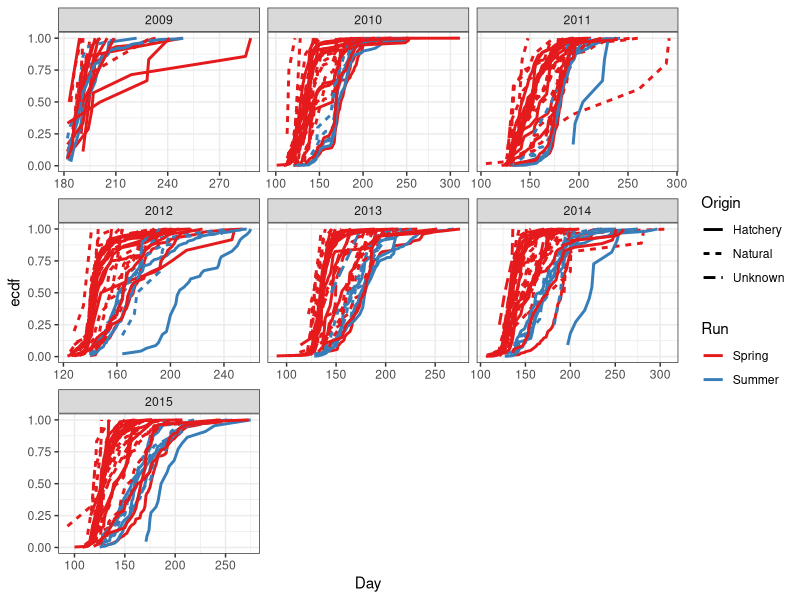
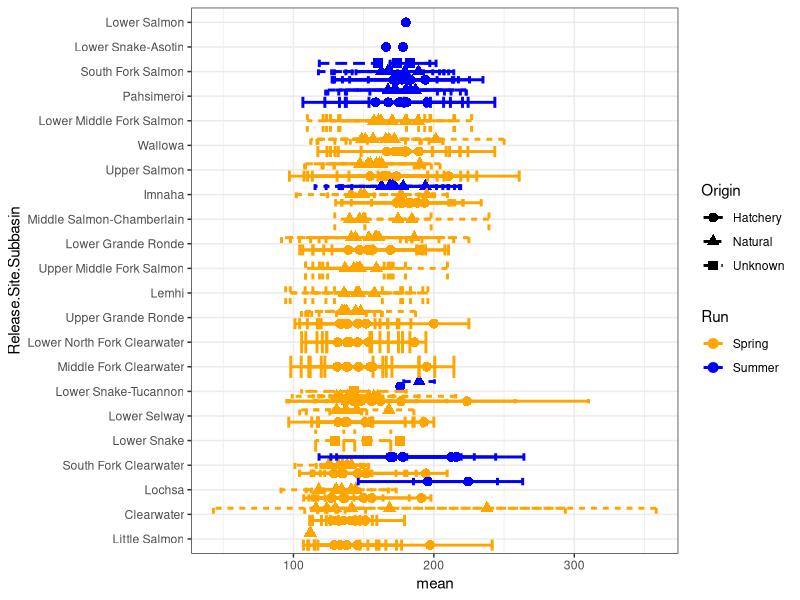
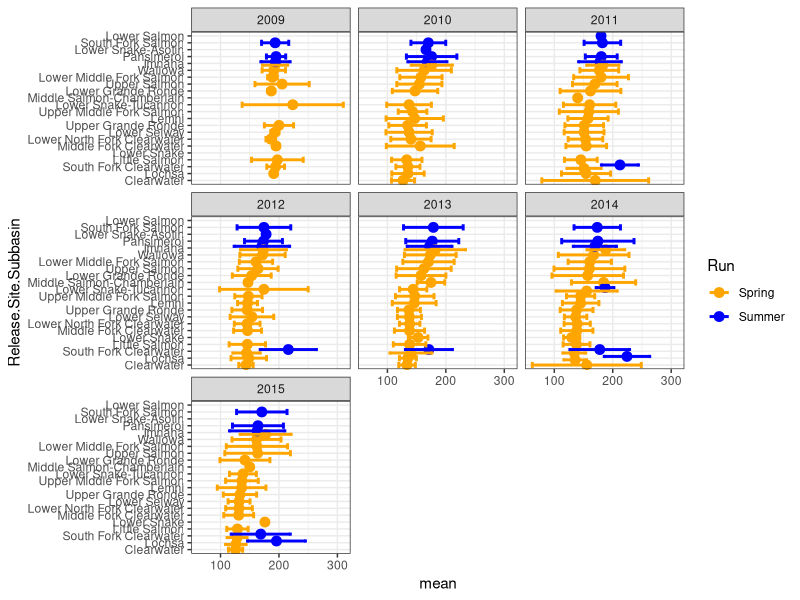

Here is the R script that generated these plots, in order: (Note: this script raises an error after producing the figures.)
#------------------------------------------------------------------------------
# Estimate passage timing parameters for spring and summer Chinook runs.
# Run-timing parameters are then used to draw simulated population
# parameters from normal distributions.  The method produces theoretical
# run-timing curves for n.pop populations crossing Lower Granite Dam.
#------------------------------------------------------------------------------
# Ryan N. Kinzer
# Created: 7/8/2016
# Modified: 9/19/2016
#------------------------------------------------------------------------------
library(readxl)
library(dplyr)
library(tidyr)
library(lubridate)
library(ggplot2)


#------------------------------------------------------------------------------
# Estimate run-timing for different stocks across LGR
#------------------------------------------------------------------------------
# Load Data - data was obtained from Rick Orme; includes all LGD
# pit detections from 2010-2015

dat <- read_excel("./Data/LGR chinook obs 2010-15.xlsx")
metadata <- read.csv("./Data/All MRR Sites Table.csv")

dat_names <- c("SbyC.fish","Tag.Code","unique.tag.year","Species","SRR.Code","Obs.Time.Value","Obs.Date",
               "Obs.Year","Spawn","Site.Name","Antenna.ID","Antenna.Location","Release.Date","Release.Site.Name",
               "Release.Site.Basin","Release.Site.Basin.Code","Release.Site.Subbasin.Code","Release.Site.Subbasin",
               "Release.Location","Release.Site.Code","Obs.Count")

names(dat) <- dat_names

metadata <- metadata %>%
              rename(Release.Site.Name = MRR.Site.Name)

# Create Week and Day (julian) fields from First.Obs.Date
#dat$Day = as.POSIXlt(dat$First.Obs.Date, format = "%m/%d/%Y")$yday
#datWeek = strftime(as.POSIXlt(dat$First.Obs.Date, format = "%m/%d/%Y"),format="%W")

#SRR <- c("Wild Spring Chinook", "Hat. Spring Chinook",
 #        "Wild Summer Chinook", "Hat. Summer Chinook",
  #       "Wild Fall Chinook",  "Hat. Fall Chinook",
   #      "Wild Summer Steelhead", "Hat. Summer Steelhead")

Basins <- c("Clearwater","Salmon","Lower Snake")

# Organize data
srr_df   <- left_join(dat,metadata) %>%
            filter(MRR.Site.Basin.Name %in% Basins & 
                   !is.null(Release.Site.Name)) %>%
            mutate(Origin = ifelse(grepl("H",SRR.Code),"Hatchery",
                                   ifelse(grepl("W",SRR.Code),"Natural","Unknown")),
                   Run = ifelse(grepl("11",SRR.Code),"Spring","Summer"),
                   Release.group = paste(Release.Site.Subbasin,Run,Origin,Obs.Year,sep="-"),
                   Day = yday(Obs.Date),
                   Date = paste(month(Obs.Date),mday(Obs.Date),sep="-"))

sp_sum_p <- srr_df %>%
              filter(!is.na(Species)) %>%
              group_by(Release.Site.Subbasin,Species,Run,Origin,Release.group,Obs.Year,Day) %>% # summarize by week
              summarise(n = n()) %>% # add up all observations at ISO
              mutate(cumsum_n = cumsum(n), # cumulative sum for ecdf
                     n_sample = sum(n), # yearly total
                     Notseen = n_sample - n, # create non seen for logit reg.
                     p = n/n_sample, 
                     ecdf = cumsum_n/n_sample)# %>%
              #filter(n_sample >= 5)

fig1 <- ggplot(data=sp_sum_p) +
        geom_line(aes(x=Day,y=ecdf,group=Release.group,colour= Run,linetype=Origin), size = 1)+
        scale_colour_brewer(palette = "Set1")+
        facet_wrap(~Obs.Year, scale="free_x")+
        theme_bw()
fig1

# Calculate the average passage day for spring and summer run chinook

srr_mean <-  srr_df %>%
              filter(!is.na(Species)) %>%
              group_by(Release.Site.Subbasin,Species,Run,Origin,Release.group,Obs.Year) %>% # summarize by week Species,Run,Origin,Release.code
              summarise(n_sample = n(),
                        mean = mean(Day),
                        stddev = sd(Day),
                        lower = mean - 1.96*stddev,
                        upper = mean + 1.96*stddev) %>%
              arrange(mean)

srr_mean$Release.Site.Subbasin = factor(srr_mean$Release.Site.Subbasin,levels=unique(srr_mean$Release.Site.Subbasin))

fig2 <- ggplot(data=srr_mean) +
          geom_point(aes(x = Release.Site.Subbasin, y = mean, colour=Run, shape = Origin),size = 3, position = position_dodge(width=1))+
          geom_errorbar(aes(x = Release.Site.Subbasin, ymin = lower, ymax = upper, colour = Run,linetype=Origin),size=1, position = position_dodge(width=1)) +
          scale_colour_manual(values=c("orange","blue"))+
          #facet_wrap(~Release.Site.Subbasin) +
          coord_flip() +
          theme_bw()
fig2

# Calculate means based on subbasin and run (exclude origin and different release codes)

srr_sub_mean <-  srr_df %>%
  filter(!is.na(Species)) %>%
  group_by(Release.Site.Subbasin,Species,Run,Obs.Year) %>% # summarize by week Species,Run,Origin,Release.code
  summarise(n_sample = n(),
            mean = mean(Day),
            stddev = sd(Day),
            lower = mean - 1.96*stddev,
            upper = mean + 1.96*stddev) %>%
  arrange(mean)

srr_sub_mean$Release.Site.Subbasin = factor(srr_sub_mean$Release.Site.Subbasin,
                                             levels=unique(srr_sub_mean$Release.Site.Subbasin))

fig3 <- ggplot(data=srr_sub_mean) +
  geom_point(aes(x = Release.Site.Subbasin, y = mean, colour=Run),size = 3, position = position_dodge(width=1))+
  geom_errorbar(aes(x = Release.Site.Subbasin, ymin = lower, ymax = upper, colour = Run),size=1, position = position_dodge(width=1)) +
  scale_colour_manual(values=c("orange","blue"))+
  coord_flip() +
  facet_wrap(~Obs.Year) +
  theme_bw()
fig3

# Calculate the average julian day of passage means for each population of spring and summer run chinook


run_mu <- srr_sub_mean %>%  # used to set hyper-parameters
        group_by(Release.Site.Subbasin) %>%
        summarise(n = n(),
                  mu = mean(mean),
                  mu_sd = sd(mean),
                  sd_mu = mean(stddev,na.rm=TRUE),
                  sd_sd = sd(stddev,na.rm=TRUE)) %>%
            arrange(mu)

# Prior Stuff
# Fit logistic model

library(lme4)
modfit <- glmer(formula = cbind(n,Notseen) ~ Day + I(Day^2) + (1 + Day|Release.code) ,
                family=binomial(link='logit'), data = srr_df)

summary(modfit)

# Create data frame for estimates
newdf <- expand.grid(Main.Branch.1 = unique(main_branch_grp$Main.Branch.1),
                    Day = unique(main_branch_grp$Day))

newdf$y.logit <- predict(modfit,newdata=newdf)
newdf$y.pred <- plogis(newdf$y.logit)

fig2 <- ggplot(data=newdf) +
  geom_line(aes(x=Day,y=y.pred,group=Main.Branch.1,colour=Main.Branch.1), size = 1)+
  #geom_point(aes(x=Week,y=p,colour=Main.Branch.1),size=2)+
  #facet_wrap(~Spawn.yr)+
  theme_bw()
fig2

# Create matrix of movement probabilities across LGR for each main branch.
LGR.df <- newdf %>%
            select(Week, Main.Branch.1, y.pred) %>%
            spread(Main.Branch.1,y.pred) %>%
            select(-Week)

weeks <- sort(unique(main_branch_grp$Week))

row.names(LGR.df) <- weeks

density.scale <- function(x){
  y <- x / sum(x)
  return(y)
}

LGR.mat <- apply(LGR.df,2,density.scale)
matplot(weeks,LGR.mat,type="l")






day <- 1:250
n.day <- length(day)
n.pops <- 20

beta1 <- -27.37
beta2 <- .3394
beta3 <- -.001135


beta <- c(beta1, beta2, beta3)
Sigma <- as.matrix(vcov(modfit))

beta.pops <- t(rmvnorm(n.pops,beta,Sigma))

day.p.mat <- matrix(data=NA,nrow=n.day,ncol=n.pops)

for(i in 1:n.day){
  for(j in 1:n.pops){
    day.p.mat[i,j] <- plogis(beta.pops[1,j] + beta.pops[2,j]*day[i] + beta.pops[3,j]*(day[i]^2))
  }
}

matplot(day.p.mat,xlim=c(75,225))
colSums(day.p.mat)

# matrix(c(2.77,-2.01,.00001,
#                   -.0201, .0001, -.0000001,
#                   .00001, -.0000001, .0000000005),nrow=3,byrow=TRUE)

# (Intercept)           Day      I(Day^2)
# (Intercept)  2.770388e+00 -2.013596e-02  1.261822e-05
# Day         -2.013596e-02  1.577248e-04 -1.649454e-07
# I(Day^2)     1.261822e-05 -1.649454e-07  5.347542e-10

pop.mu.int <- 0
pop.sd.int <- 1#5.42271
pop.beta <- 0
pop.sd.slope <- .001#.03564



beta1.pop <- rnorm(n.pops,beta1,pop.sd.int)
beta2.pop <- rnorm(n.pops,beta2,pop.sd.slope)


hist(beta1.pop)
hist(beta2.pop)

y <- beta1 + beta2*day + beta3*(day^2)
plot(day,plogis(y),type="l")



matplot(day.p.mat)


dmvnorm(x=c(0,0))
dmvnorm(x=c(0,0), mean=c(1,1))

sigma <- matrix(c(4,2,2,3), ncol=2)
x <- rmvnorm(n=500, mean=c(1,2), sigma=sigma)
colMeans(x)
var(x)

x <- rmvnorm(n=500, mean=c(1,2), sigma=sigma, method="chol")
colMeans(x)
var(x)

plot(x)




